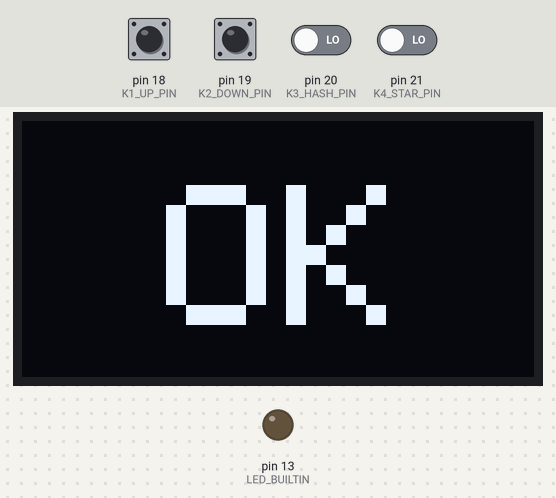
Recording of a sketch running on a simulated Arduino Leonardo, built with avr-gcc and run on an emulated ATmega32U4. On the bench: 128×64 one-colour display, output pins drawn as LEDs (lit = HIGH). The test bench sets the inputs (shaded band); at power-on: pin 18 (K1_UP_PIN), pin 19 (K2_DOWN_PIN), pin 20 (K3_HASH_PIN), pin 21 (K4_STAR_PIN) LOW. EEPROM starts erased; USB keyboard and mouse output is not drawn; what the sketch prints to the serial monitor is not drawn.

Above: at 5.2 s.
5.3 s: pin 18 (K1_UP_PIN) pulled HIGH for 1 s
At 7.5 s:
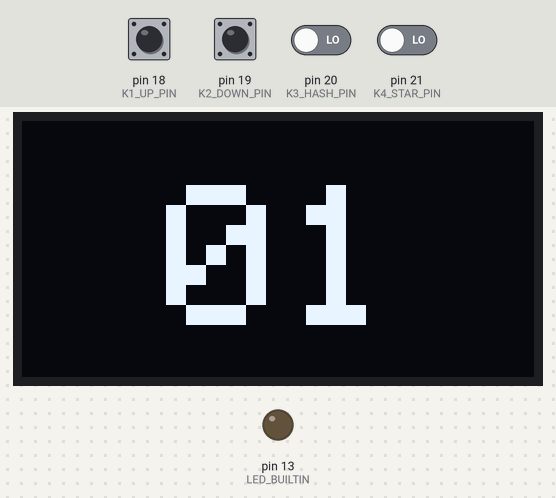
7.8 s: pin 18 (K1_UP_PIN) pulled HIGH for 0.15 s
At 8.4 s:
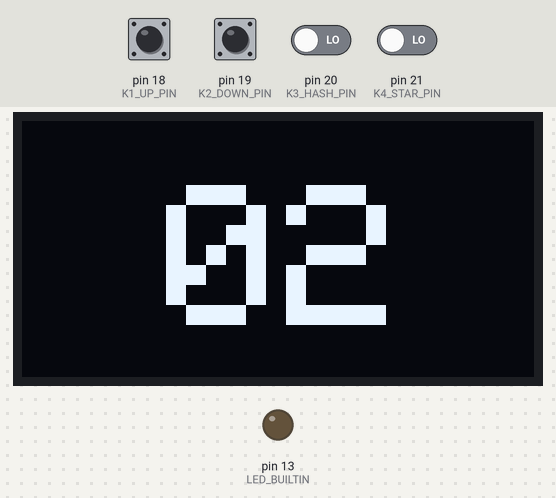
At 38.6 s:
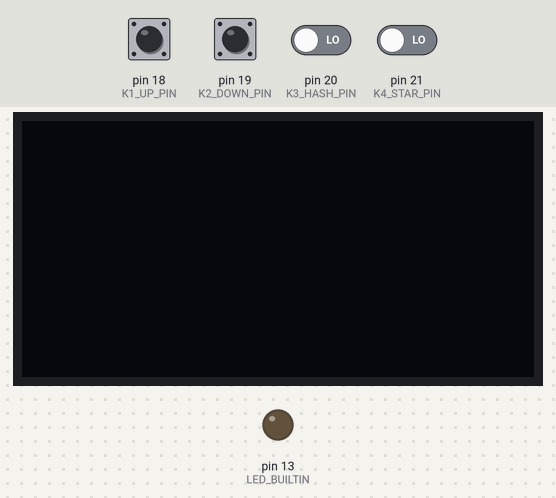
Timing chart, 0 to 39.4 s (numbered marks = the images above; inputs shaded):
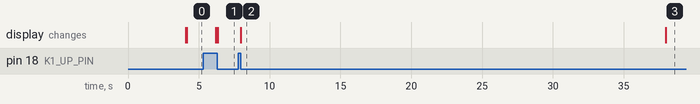

The sketch:

keyTyper.ino
```cpp
#include <EEPROM.h>
#include <Adafruit_SSD1306.h>
#include <Keyboard.h>
#include <Mouse.h>


#define SERIAL_SPEED 9600

#define EEPROM_START_ADDR 0
#define EEPROM_MAGIC 0x5A

#define SCREEN_WIDTH 128
#define SCREEN_HEIGHT 64
#define OLED_RESET -1
#define SCREEN_ADDRESS 0x3C
#define OLED_SLEEP_AFTER_MS 30000
#define OLED_INIT_ATTEMPTS 10
#define OLED_CURSOR_X 36
#define OLED_CURSOR_Y 16

#define K1_UP_PIN 18
#define K2_DOWN_PIN 19
#define K3_HASH_PIN 20
#define K4_STAR_PIN 21

#define OLED_FLICKER_DELAY_MS 50

#define MOUSE_MOVE_PX 6

// Static head and tail of the password, typed around the two-digit key:
// HASH sends PKEY_HEAD + <tens><ones> + PKEY_TAIL. Fill them in before
// compiling; keep empty if the password is just the two digits.
#define PKEY_HEAD "my"
#define PKEY_TAIL "pass"

#define DEBOUNCE_MS 35

#define TIMER_DELAY_MS 200


Adafruit_SSD1306 oled(SCREEN_WIDTH, SCREEN_HEIGHT, &Wire, OLED_RESET);


struct PKey {
  uint8_t magic = EEPROM_MAGIC;  // stored on every save; tells real data from fresh/corrupted EEPROM
  int8_t tens = 0;
  int8_t ones = 0;
};
PKey pkey;

// True when the key differs from the value stored in EEPROM.
bool pkeyDirty = false;

uint32_t tmrLast = 0;

bool isMouseOn = false;
uint8_t mouseStep = 0;

bool isOledOn = true;
// OLED detected at startup. When false (init failed), the device keeps working
// without the display: button actions still run, all OLED calls are skipped.
bool isOledPresent = true;

uint32_t lastActionAt = 0;


// ---- Buttons ----

void upClickAction();
void downClickAction();
void hashClickAction();
void starClickAction();

// Button names live in PROGMEM: F() expands to a statement expression,
// which is not allowed in static initializers.
const char btnNameUp[] PROGMEM = "UP";
const char btnNameDown[] PROGMEM = "DOWN";
const char btnNameHash[] PROGMEM = "HASH";
const char btnNameStar[] PROGMEM = "STAR";

struct Button {
  uint8_t pin;
  const char *name;  // PROGMEM string, printed via a cast to __FlashStringHelper
  // When true, the action is skipped if the screen is asleep: the press only
  // wakes the display. STAR is exempt and works silently from sleep.
  bool needsScreen;
  bool pressedFlag;
  uint32_t lastChangeAt;  // per-button debounce timestamp
  void (*action)();
};

Button buttons[] = {
  { K1_UP_PIN,   btnNameUp,   true,  false, 0, upClickAction   },
  { K2_DOWN_PIN, btnNameDown, true,  false, 0, downClickAction },
  { K3_HASH_PIN, btnNameHash, true,  false, 0, hashClickAction },
  { K4_STAR_PIN, btnNameStar, false, false, 0, starClickAction },
};
const uint8_t BUTTONS_COUNT = sizeof(buttons) / sizeof(buttons[0]);


void setup() {
  // BUILTIN LED PREPARING
  pinMode(LED_BUILTIN, OUTPUT);
  digitalWrite(LED_BUILTIN, LOW);

  // BUTTONS PREPARING
  // K1..K4: active-low buttons with EXTERNAL pull-up resistors on the board (plain INPUT).
  pinMode(K1_UP_PIN, INPUT);
  pinMode(K2_DOWN_PIN, INPUT);
  pinMode(K3_HASH_PIN, INPUT);
  pinMode(K4_STAR_PIN, INPUT);
  delay(1000);

  Keyboard.begin();
  delay(1000);
  Mouse.begin();
  delay(1000);

  Serial.begin(SERIAL_SPEED);
  delay(1000);

  Serial.println();
  Serial.println(F(":: KeyPass Tool ::"));
  Serial.println(F("Compiled at: " __TIMESTAMP__));

  Serial.print(F("Trying to get EEPROM data ..."));
  while (!eeprom_is_ready()) {
    Serial.print(F("."));
    delay(100);
  }
  EEPROM.get(EEPROM_START_ADDR, pkey);
  if (pkey.magic != EEPROM_MAGIC) {
    // Fresh EEPROM or data from an older firmware layout: start from defaults.
    pkey.magic = EEPROM_MAGIC;
    pkey.tens = 0;
    pkey.ones = 0;
    Serial.println(F(" nothing saved yet, starting from 00."));
  } else {
    Serial.println(F(" saved key loaded."));  // the key value itself is not logged on purpose
  }
  // Sanity clamps in case of EEPROM corruption.
  if (pkey.tens > 9 || pkey.tens < 0) {
    pkey.tens = 0;
  }
  if (pkey.ones > 9 || pkey.ones < 0) {
    pkey.ones = 0;
  }

  // OLED DISPLAY PREPARING
  // Bound each blocking I2C phase: a physically jammed bus (shorted SDA/SCL,
  // a slave holding SDA low) would otherwise hang the Wire library forever.
  // An absent display still fails fast via NAK; this covers the stuck-bus case.
  Wire.setWireTimeout(5000, true);  // 5 ms per phase, reset TWI on timeout
  Serial.print(F("Starting OLED ..."));
  bool oledReady = false;
  for (uint8_t attempt = 0; attempt < OLED_INIT_ATTEMPTS && !oledReady; attempt++) {
    oledReady = oled.begin(SSD1306_SWITCHCAPVCC, SCREEN_ADDRESS);
    if (!oledReady) {
      delay(100);
      Serial.print(F("."));
    }
  }
  if (oledReady) {
    Serial.println(F(" Ok!"));
    oled.clearDisplay();
    oled.setTextColor(WHITE);
    oled.setTextSize(5);
    updateOLED();
  } else {
    // No display on the bus: keep going without it. isOledOn stays false so
    // none of the sleep/wake or draw code ever touches the OLED.
    isOledPresent = false;
    isOledOn = false;
    Serial.println(F(" Failed! Continuing without OLED."));
  }

  lastActionAt = millis();

  Serial.print(F("Entering main loop at ["));
  Serial.print(lastActionAt);
  Serial.println(F("]..."));
}


void loop() {

  delay(1);

  if (isOledPresent && isOledOn && millis() - lastActionAt >= OLED_SLEEP_AFTER_MS) {
    Serial.print(F("### Activity timeout at ["));
    Serial.print(millis());
    Serial.println(F("]. Turning OLED Off."));
    oled.ssd1306_command(SSD1306_DISPLAYOFF);
    isOledOn = false;
  }
  if (isOledPresent && !isOledOn && millis() - lastActionAt < OLED_SLEEP_AFTER_MS) {
    Serial.print(F("### Activity detected at ["));
    Serial.print(millis());
    Serial.println(F("]. Turning OLED On."));
    oled.ssd1306_command(SSD1306_DISPLAYON);
    isOledOn = true;
  }

  // Button scanning: one code path for edge detection and debounce on every button.
  for (uint8_t i = 0; i < BUTTONS_COUNT; i++) {
    Button &btn = buttons[i];
    bool pressed = !digitalRead(btn.pin);  // active-low

    if (btn.pressedFlag && !pressed && millis() - btn.lastChangeAt > DEBOUNCE_MS) {
      btn.pressedFlag = false;
      btn.lastChangeAt = millis();
      if (btn.needsScreen || isOledOn) {
        lastActionAt = millis();
      }
    } else if (!btn.pressedFlag && pressed && millis() - btn.lastChangeAt > DEBOUNCE_MS) {
      btn.pressedFlag = true;
      btn.lastChangeAt = millis();
      if (btn.needsScreen || isOledOn) {
        lastActionAt = millis();
      }

      bool wakeUpPress = btn.needsScreen && isOledPresent && !isOledOn;

      Serial.print(F("--> "));
      Serial.print(reinterpret_cast<const __FlashStringHelper *>(btn.name));
      Serial.print(F(" key pressed at ["));
      Serial.print(millis());
      if (wakeUpPress) {
        // First press after the screen went to sleep only wakes the display.
        Serial.println(F("] (screen asleep, wake-up only)"));
      } else {
        Serial.println(F("]"));
        btn.action();
      }
    }
  }

  if (millis() - tmrLast >= TIMER_DELAY_MS) {
    tmrLast = millis();

    if (isMouseOn) {
      switch (mouseStep) {
        case 0:  // Move right
          Mouse.move(MOUSE_MOVE_PX, 0);
          break;

        case 1:  // Move down
          Mouse.move(0, MOUSE_MOVE_PX);
          break;

        case 2:  // Move left
          Mouse.move(-MOUSE_MOVE_PX, 0);
          break;

        case 3:  // Move up
          Mouse.move(0, -MOUSE_MOVE_PX);
          break;
      }
      mouseStep = (mouseStep + 1) % 4;
    }
  }

}


// ---- Button actions (referenced by the buttons[] table above) ----

void upClickAction() {
  upClickDo();
  updateOLED();
}

void downClickAction() {
  downClickDo();
  updateOLED();
}

void hashClickAction() {
  hashClickDo();
  updateOLED();
}

void starClickAction() {
  isMouseOn = !isMouseOn;
  Serial.print(F("    mouse jitter "));
  Serial.println(isMouseOn ? F("ON") : F("OFF"));
}
```

downClick.ino
```cpp
void downClickDo() {
  pkey.ones--;
  if (pkey.ones < 0) {
    pkey.ones = 9;
    pkey.tens--;
    if (pkey.tens < 0) {
      pkey.tens = 9;
    }
  }

  pkeyDirty = true;
}
```

hashClick.ino
```cpp
void hashClickDo() {
  if (pkeyDirty) {
    Serial.println(F("A new PKey value has been provided. Trying to save ..."));

    while (!eeprom_is_ready()) {
      Serial.print(F("."));
      delay(100);
    }
    EEPROM.put(EEPROM_START_ADDR, pkey);

    if (isOledPresent) {
      oled.clearDisplay();
      oled.setCursor(OLED_CURSOR_X, OLED_CURSOR_Y);
      oled.print(F("OK"));
      oled.display();
      delay(2000);
      // no redraw here: hashClickAction() brings the key value back on screen
    }

    Serial.println(F(" Done!"));

    pkeyDirty = false;
  } else {
    // Type the full password in four parts: static head (PKEY_HEAD), the two
    // digits, static tail (PKEY_TAIL). Flicker the screen while each part goes
    // out; empty head/tail (the defaults) send nothing but still flicker.
    for (uint8_t part = 0; part < 4; part++) {
      if (isOledPresent) {
        oled.invertDisplay(true);
        delay(OLED_FLICKER_DELAY_MS);
      }

      switch (part) {
        case 0:
          Keyboard.print(PKEY_HEAD);
          break;

        case 1:
          Keyboard.print(pkey.tens);
          break;

        case 2:
          Keyboard.print(pkey.ones);
          break;

        case 3:
          Keyboard.print(PKEY_TAIL);
          break;
      }

      if (isOledPresent) {
        oled.invertDisplay(false);
        delay(OLED_FLICKER_DELAY_MS);
      }
    }
  }
}
```

oled.ino
```cpp
void updateOLED() {
  if (!isOledPresent) {
    return;
  }
  oled.clearDisplay();
  oled.setCursor(OLED_CURSOR_X, OLED_CURSOR_Y);
  oled.print(pkey.tens);
  oled.print(pkey.ones);
  oled.display();
}
```

upClick.ino
```cpp
void upClickDo() {
  pkey.ones++;
  if (pkey.ones > 9) {
    pkey.ones = 0;
    pkey.tens++;
    if (pkey.tens > 9) {
      pkey.tens = 0;
    }
  }

  pkeyDirty = true;
}
```

Measured:
- after the input at 5.3 s, the display: first differs from a run without the input after 1.0 s (image 1)
- after the input at 7.8 s, the display: changes after 0.18 s (image 2)
- what the display in image 2 shows lasts 30.0 s, from 8.0 s to 38.0 s
